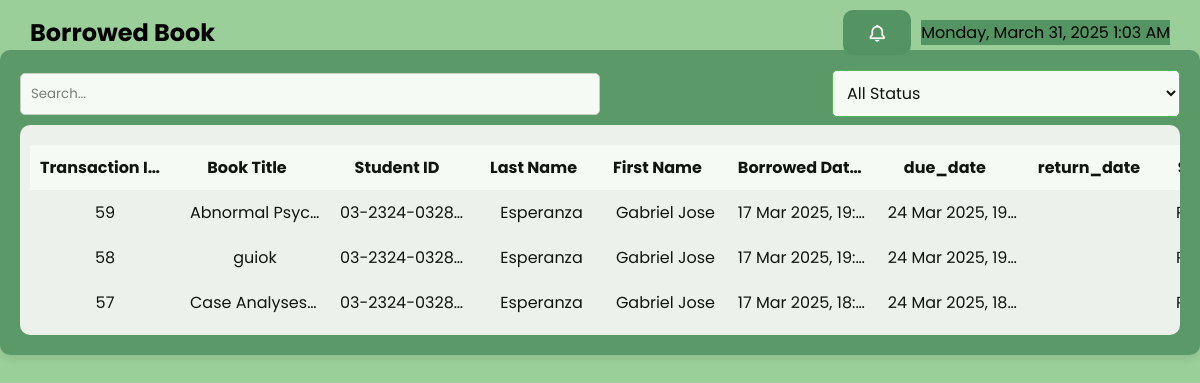
Before: /borrowedbook.php with the older database file.
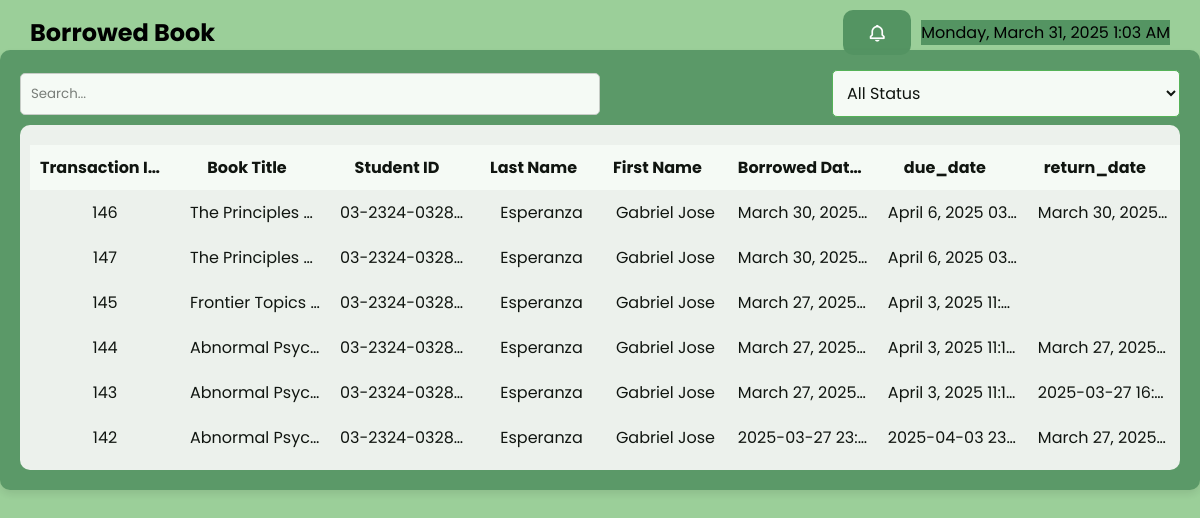
After: the same page with the newer database file.
### tables this page shows
CREATE TABLE `borrow` (
  `transaction_id` int(11) NOT NULL,
  `student_id` varchar(255) NOT NULL,
  `book_code` varchar(255) NOT NULL,
  `title` varchar(255) NOT NULL,
  `borrowed_date` varchar(255) NOT NULL,
  `due_date` varchar(255) NOT NULL,
  `return_date` varchar(255) NOT NULL,
  `status` varchar(255) NOT NULL,
  `server_time` varchar(255) NOT NULL DEFAULT current_timestamp()
);

CREATE TABLE `user` (
  `user_id` int(11) NOT NULL COMMENT 'Unique ID for each user.',
  `student_id` varchar(255) NOT NULL COMMENT 'Student ID "03-2324-xxxxxx"',
  `first_name` varchar(255) NOT NULL,
  `last_name` varchar(255) NOT NULL,
  `password` varchar(255) NOT NULL,
  `program` varchar(255) NOT NULL,
  `phinmaed_email` varchar(255) NOT NULL COMMENT 'PHINMA EMAIL',
  `year_level` varchar(255) NOT NULL,
  `department` varchar(100) NOT NULL COMMENT 'Course',
  `created_at` timestamp NOT NULL DEFAULT current_timestamp() ON UPDATE current_timestamp() COMMENT 'Registration date',
  `contact_number` bigint(15) NOT NULL COMMENT 'contact number',
  `status` tinyint(1) NOT NULL DEFAULT 1
);

### borrowedbook.php (the view, shortened to what this page needs)
<?php include 'db_config.php'; ?>
<!DOCTYPE html>
<html lang="en">
<head>
    <link rel="stylesheet" href="borrowedbook.css">
    <link rel="stylesheet" href="global.css">
    <link href='https://unpkg.com/boxicons@2.1.1/css/boxicons.min.css' rel='stylesheet'>
</head>
<body>
<nav class="header">
    <h1>Borrowed Book</h1>
    <div class="header-actions">
        <button id="notificationButton" class="notification-btn">
            <i class='bx bx-bell'></i>
        </button>
        <div class="header-right">
            <?php echo date('l, F j, Y g:i A'); ?>
        </div>
    </div>
</nav>
<div class="container3">
    <div class="search-sort">
        <input type="text" id="search3" placeholder="Search...">
        <select id="statusFilter" class="filter-attendance">
            <option value="">All Status</option>
        </select>
    </div>
    <div class="table-container4">
        <table>
            <thead>
                <tr>
                    <th data-column1="transaction_id" data-order="asc">Transaction ID<i class='bx bx-sort sort-icon'></i></th>
                    <th data-column1="title" data-order="asc">Book Title<i class='bx bx-sort sort-icon'></i></th>
                    <th data-column1="student_id" data-order="asc">Student ID<i class='bx bx-sort sort-icon'></i></th>
                    <th data-column1="last_name" data-order="asc">Last Name<i class='bx bx-sort sort-icon'></i></th>
                    <th data-column1="first_name" data-order="asc">First Name<i class='bx bx-sort sort-icon'></i></th>
                    <th data-column1="borrowed_date" data-order="asc">Borrowed Date<i class='bx bx-sort sort-icon'></i></th>
                    <th data-column1="due_date" data-order="asc">due_date<i class='bx bx-sort sort-icon'></i></th>
                    <th data-column1="return_date" data-order="asc">return_date<i class='bx bx-sort sort-icon'></i></th>
                    <th data-column1="status" data-order="asc">Status<i class='bx bx-sort sort-icon'></i></th>
                </tr>
            </thead>
            <tbody id="borrowedBookTableBody">
                <?php
                $query = "SELECT borrow.transaction_id, borrow.title, user.student_id, user.last_name, user.first_name,
                                 borrow.borrowed_date, borrow.due_date, borrow.return_date, borrow.status
                          FROM borrow
                          INNER JOIN user ON borrow.student_id = user.student_id
                          ORDER BY borrow.borrowed_date DESC";
                $result = $conn->query($query);
                if ($result->num_rows > 0) {
                    while ($row = $result->fetch_assoc()) {
                        $disabled = ($row['status'] === 'Returned') ? 'disabled' : '';
                        echo "<tr>
                                <td>{$row['transaction_id']}</td>
                                <td>{$row['title']}</td>
                                <td>{$row['student_id']}</td>
                                <td>{$row['last_name']}</td>
                                <td>{$row['first_name']}</td>
                                <td>{$row['borrowed_date']}</td>
                                <td>{$row['due_date']}</td>
                                <td>{$row['return_date']}</td>
                                <td>{$row['status']}</td>
                                <td>
                                <div class='actions_button'>
                                    <button class='return-btn' data-transaction-id='{$row['transaction_id']}' {$disabled}>Return</button>
                                </div>
                                </td>
                              </tr>";
                    }
                } else {
                    echo "<tr><td colspan='8'>No Borrowed Books Found.</td></tr>";
                }
                ?>
            </tbody>
        </table>
    </div>
</div>
</body>
</html>

### borrowedbook.css (style rules this page uses)
.table-container4 { width: 100%; height: 93%; overflow-y: auto; border-radius: 10px; padding: 10px; margin-top: 8px; }

### global.css (style rules this page uses)
* { margin: 0; padding: 0; box-sizing: border-box; font-family: 'Poppins', sans-serif; }
:root { --body-color: #f5f5f5; --sidebar-color: linear-gradient(180deg, #1E5128, #000000); --primary-color: #549462; --primary-color-light: #f5f5f5; --toggle-color: #9cb69b; --text-color: #9b9b9b; --table-text-color: #000000; --success-color: #4CAF50; --hover-success-color: #388E3C; --danger-color: #D32F2F; --danger-hover-color: #B71C1C; --edit-button-color: #07c900; --tran-02: all 0.2s ease; --tran-05: all 0.5s ease; --font-size-base: 1rem; --spacing-base: 1rem; }
body { background-color: #9BCF99; transition: var(--tran-05); overflow-x: hidden; font-size: var(--font-size-base); }
.filter-attendance { display: flex; align-items: center; background-color: white; border: 1px solid #4CAF50; padding: calc(var(--spacing-base) * 0.625); cursor: pointer; border-radius: 0.3125rem; font-size: calc(var(--font-size-base) * 1); gap: calc(var(--spacing-base) * 0.3125); width: 30%; }
table { width: 100%; border-collapse: collapse; margin-top: calc(var(--spacing-base) * 0.625); }
thead { background-color: #ffffff; position: sticky; top: 0; z-index: 1; }
thead th, tbody td { padding: calc(var(--spacing-base) * 0.625); text-align: center; max-width: 150px; overflow: hidden; text-overflow: ellipsis; white-space: nowrap; }
thead th { cursor: pointer; }
body.dark thead th, tbody td { color: var(--table-text-color); }
.search-sort { display: flex; align-items: center; justify-content: space-between; border-radius: 0.625rem; }
.search-sort input { width: 50%; padding: calc(var(--spacing-base) * 0.625); border: 1px solid #ccc; border-radius: 0.3125rem; margin-right: calc(var(--spacing-base) * 1.25); display: flex; }
.container, .container2, .container3, .container4,.container5 { width: 100%; height: 95%; margin-top: 50px; padding: calc(var(--spacing-base) * 1.25); background-color: var(--primary-color); border-radius: 0.625rem; box-shadow: 0 4px 8px rgba(0, 0, 0, 0.1); opacity: 0.9; transition: var(--tran-05) ease; }
body.dark .container, .container2, .container3, .container4,.container5 { background: var(--primary-color); }
body.dark .table-container5,.table-container,.table-container1,.table-container3,.table-container4,.table-container2 { background: var(--body-color); }
.header-right { background:var(--primary-color); }
.notification-btn { background: none; border: none; cursor: pointer; color: white; font-size: 1.25rem; background: var(--primary-color); border-radius: 0.625rem; display: flex; align-items: center; justify-content: center; padding: 0.625rem; padding-right: 1.5rem; padding-left: 1.5rem; height: 45px; }
.header-actions { display: flex; align-items: center; gap: 10px; }
.header { position: absolute; top: 10px; left: 0; right: 0; display: flex; align-items: center; justify-content: space-between; width: 100%; padding: 0 30px; }
th,h1,.header-right { user-select: none; }

Changed rows visible on the page:
removed borrow: transaction_id "59", title "Abnormal Psyc…", user.student_id "03-2324-0328…", user.last_name "Esperanza", user.first_name "Gabriel Jose", borrowed_date "17 Mar 2025, 19:…", due_date "24 Mar 2025, 19…"
removed borrow: transaction_id "58", title "guiok", user.student_id "03-2324-0328…", user.last_name "Esperanza", user.first_name "Gabriel Jose", borrowed_date "17 Mar 2025, 19:…", due_date "24 Mar 2025, 19…"
removed borrow: transaction_id "57", title "Case Analyses…", user.student_id "03-2324-0328…", user.last_name "Esperanza", user.first_name "Gabriel Jose", borrowed_date "17 Mar 2025, 18:…", due_date "24 Mar 2025, 18…"
added borrow: transaction_id "146", title "The Principles…", user.student_id "03-2324-0328…", user.last_name "Esperanza", user.first_name "Gabriel Jose", borrowed_date "March 30, 2025…", due_date "April 6, 2025 03…", return_date "March 30, 2025…"
added borrow: transaction_id "147", title "The Principles…", user.student_id "03-2324-0328…", user.last_name "Esperanza", user.first_name "Gabriel Jose", borrowed_date "March 30, 2025…", due_date "April 6, 2025 03…"
added borrow: transaction_id "145", title "Frontier Topics…", user.student_id "03-2324-0328…", user.last_name "Esperanza", user.first_name "Gabriel Jose", borrowed_date "March 27, 2025…", due_date "April 3, 2025 11:…"
added borrow: transaction_id "144", title "Abnormal Psyc…", user.student_id "03-2324-0328…", user.last_name "Esperanza", user.first_name "Gabriel Jose", borrowed_date "March 27, 2025…", due_date "April 3, 2025 11:1…", return_date "March 27, 2025…"
added borrow: transaction_id "143", title "Abnormal Psyc…", user.student_id "03-2324-0328…", user.last_name "Esperanza", user.first_name "Gabriel Jose", borrowed_date "March 27, 2025…", due_date "April 3, 2025 11:1…", return_date "2025-03-27 16:…"
added borrow: transaction_id "142", title "Abnormal Psyc…", user.student_id "03-2324-0328…", user.last_name "Esperanza", user.first_name "Gabriel Jose", borrowed_date "2025-03-27 23:…", due_date "2025-04-03 23…", return_date "March 27, 2025…"
